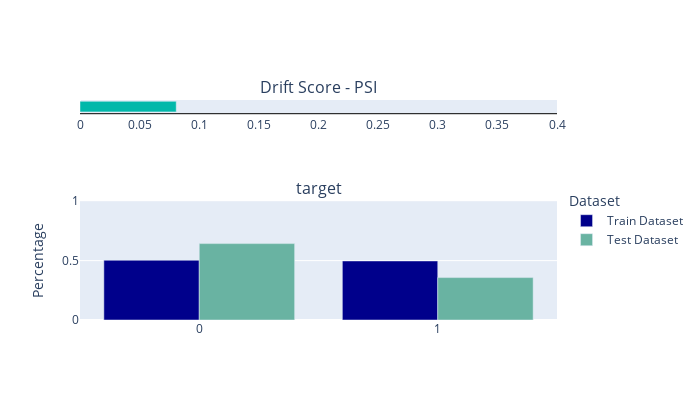

Write notebook code for a chart like this one.
### Markdown cell above
## Run check

### Code cell
check = TrainTestLabelDrift()
result = check.run(train_dataset=train_dataset, test_dataset=test_dataset)
result

### Figure 1 — Plotly figure (JSON) as saved in the notebook; plotly's stock layout.template omitted (floating-point values rounded to 4 significant figures)
{"data": [{"base": 0, "marker": {"color": "#01B8AA"}, "offsetgroup": "0", "orientation": "h", "showlegend": false, "type": "bar", "x": [0.0807], "xaxis": "x", "y": ["Drift Score"], "yaxis": "y"}, {"marker": {"color": "darkblue"}, "name": "Train Dataset", "type": "bar", "x": [0, 1], "xaxis": "x2", "y": [0.503, 0.497], "yaxis": "y2"}, {"marker": {"color": "#69b3a2"}, "name": "Test Dataset", "type": "bar", "x": [0, 1], "xaxis": "x2", "y": [0.643, 0.357], "yaxis": "y2"}], "layout": {"annotations": [{"font": {"size": 16}, "showarrow": false, "text": "Drift Score - PSI", "x": 0.5, "xanchor": "center", "xref": "paper", "y": 1, "yanchor": "bottom", "yref": "paper"}, {"font": {"size": 16}, "showarrow": false, "text": "target", "x": 0.5, "xanchor": "center", "xref": "paper", "y": 0.54, "yanchor": "bottom", "yref": "paper"}], "height": 400, "legend": {"title": {"text": "Dataset"}, "y": 0.6, "yanchor": "top"}, "width": 700, "xaxis": {"anchor": "y", "domain": [0, 1], "dtick": 0.05, "fixedrange": true, "gridcolor": "black", "linecolor": "black", "range": [0, 0.4], "showgrid": false}, "xaxis2": {"anchor": "y2", "domain": [0, 1], "type": "category"}, "yaxis": {"anchor": "x", "color": "black", "domain": [0.94, 1], "fixedrange": true, "showgrid": false, "showline": false, "showticklabels": false, "zeroline": false}, "yaxis2": {"anchor": "x2", "domain": [0, 0.54], "fixedrange": true, "range": [0, 1], "title": {"text": "Percentage"}}}}
